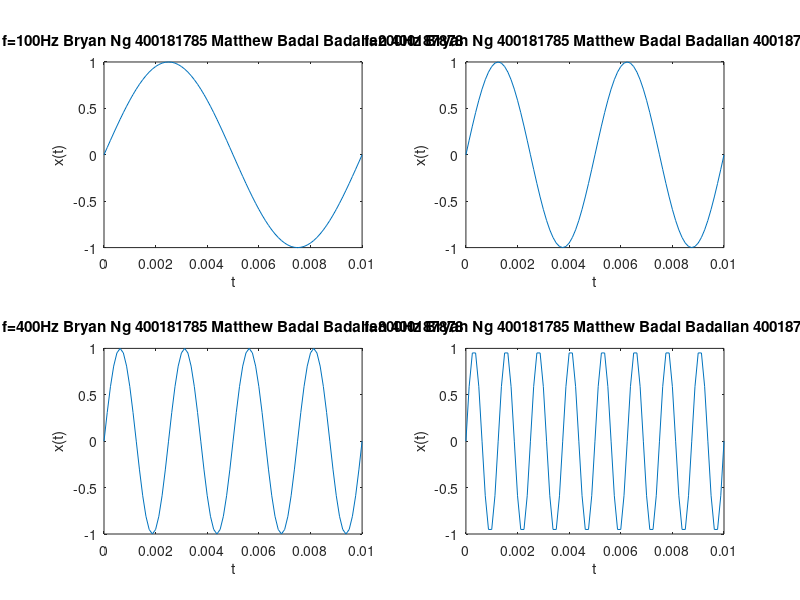

MATLAB code to generate this figure:
clc
clear
% Sampling frequency and interval
fs = 8000;
Ts = 1/fs;
%
% Set time duration of plot, i.e., 10 msec.
tfinalplot = 10e-3;
%
% Make the time vector for the plot
nplot=0:Ts:tfinalplot;
%
% Make the time vector for replayed sound spurt
% Play the spurt for 2 seconds
tfinal = 2;
nsound=0:Ts:tfinal;
%
% Sample the sinusoid.
subplot(2,2,1)
f=100;
xnT = sin(2*pi*f*nsound);
plot(nplot, xnT(1:length(nplot)));
title("f=100Hz Bryan Ng 400181785 Matthew Badal Badalian 400187878")
xlabel("t");
ylabel("x(t)");

subplot(2,2,2)
f=200;
xnT = sin(2*pi*f*nsound);
plot(nplot, xnT(1:length(nplot)));
title("f=200Hz Bryan Ng 400181785 Matthew Badal Badalian 400187878")
xlabel("t");
ylabel("x(t)");

subplot(2,2,3)
f=400;
xnT = sin(2*pi*f*nsound);
plot(nplot, xnT(1:length(nplot)));
title("f=400Hz Bryan Ng 400181785 Matthew Badal Badalian 400187878")
xlabel("t");
ylabel("x(t)");

subplot(2,2,4)
f=800;
xnT = sin(2*pi*f*nsound);
plot(nplot, xnT(1:length(nplot)));
title("f=800Hz Bryan Ng 400181785 Matthew Badal Badalian 400187878")
xlabel("t");
ylabel("x(t)");

